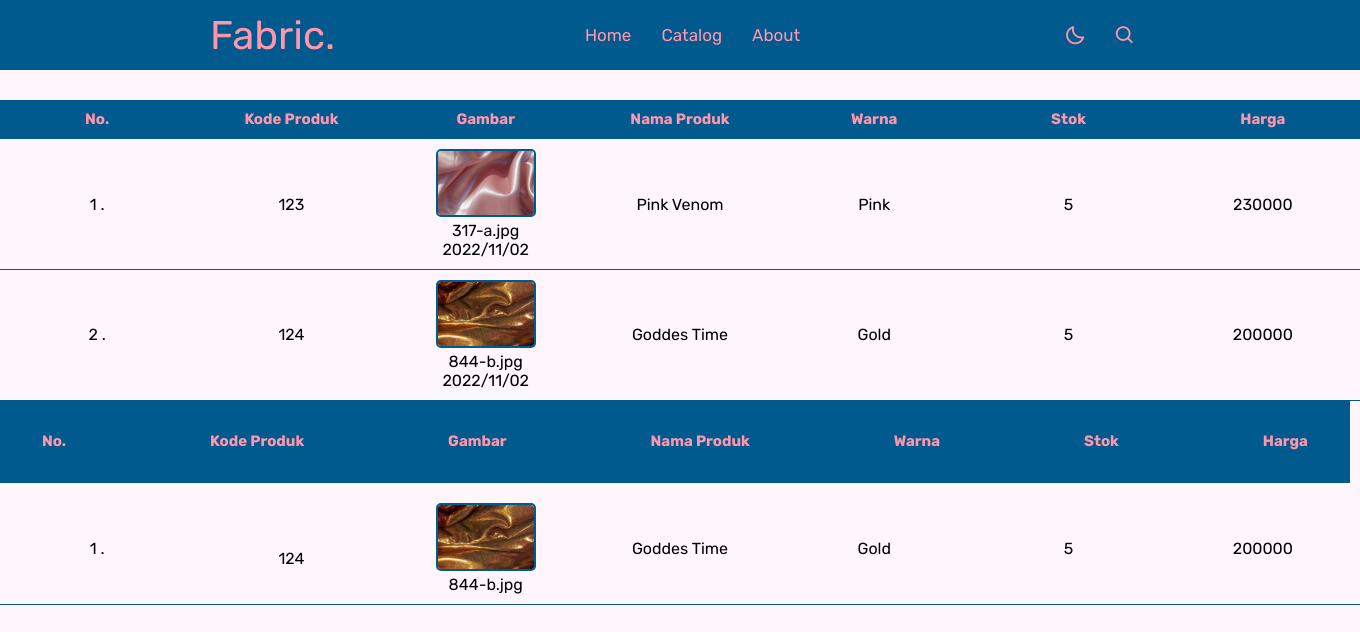
The page /menu.php?keyword=200000 (signed in) on the database its author committed.
### tables this page shows
CREATE TABLE `produk` (
  `Kode_Produk` int(5) NOT NULL,
  `Nama_Produk` varchar(255) NOT NULL,
  `Warna` text NOT NULL,
  `Stok` int(2) DEFAULT NULL,
  `Harga` int(11) NOT NULL,
  `Gambar_Produk` varchar(255) NOT NULL
);

### menu.php (the view, shortened to what this page needs)
<?php
include 'form.php';
?>
<!DOCTYPE html>
<html>
    <head>
        <link href='https://unpkg.com/boxicons@2.1.4/css/boxicons.min.css' rel='stylesheet'>
        <link rel="stylesheet" href="style.css">
        <link rel="stylesheet" href="https://stackpath.bootstrapcdn.com/font-awesome/4.7.0/css/font-awesome.min.css">
    </head>
    <body>
    <nav>
    <div class="nav-bar">
        <span class="logo"> <a href=""> Fabric. </a> </span>
        <div class ="menu">
            <ul class="nav-links">
                <li> <a href="user.php"> Home </a> </li>
                <li> <a href="menu.php"> Catalog</a> </li>
                <li> <a href="about.php"> About </a> </li>
            </ul>
        </div>
        <div class="nightday-mode">
            <div class="nightday">
                <i class='bx bx-moon moon'></i>
            </div>
            <form action="" method="GET">
            <div class="cari" >
                <div class="searchToggle">
                    <i class='bx bx-search search'></i>
                </div>
            </div>
            </form>
        </div>
    </div>
    </nav>
        <div class="table">
            <div class="table_content">
                <table>
                    <thead>
                        <th>No.</th>
                        <th>Kode Produk</th>
                        <th>Gambar</th>
                        <th>Nama Produk</th>
                        <th>Warna</th>
                        <th>Stok</th>
                        <th>Harga</th>
                    </thead>
                    <tbody>
                    <?php
                    $query = "SELECT * FROM produk ORDER BY Kode_Produk ASC";
                    $result = mysqli_query($form, $query);
                    $no = 1;
                    while($row = mysqli_fetch_assoc($result)) {
                    ?>
                        <tr>
                            <td> <?php echo $no; ?> . </td>
                            <td> <?php echo number_format ($row['Kode_Produk'], 0, ','); ?> </td>
                            <td> <img src="gambar/<?php echo $row['Gambar_Produk']; ?>"> <br> <?php echo substr($row['Gambar_Produk'], 0, 20); ?> <br> <?php echo date("Y/m/d"); ?> </td>
                            <td> <?php echo substr($row['Nama_Produk'], 0, 20); ?> </td>
                            <td> <?php echo substr($row['Warna'], 0, 20); ?> </td>
                            <td> <?php echo substr($row['Stok'], 0, 20); ?> </td>
                            <td> <?php echo substr($row['Harga'], 0, 20); ?> </td>
                        </tr>
                        <?php
                            $no++;
                                }
                    if(isset($_GET['keyword'])) {
                        $f = $_GET['keyword'];
                        $queryy = "SELECT * FROM produk WHERE CONCAT(Kode_Produk,Nama_Produk,Warna,Stok,Gambar_Produk,Harga) LIKE '%$f%'";
                        $queryy_run = mysqli_query($form, $queryy);
                        if(mysqli_num_rows($queryy_run) > 0) {
                            foreach($queryy_run as $items) {
                                ?>
                                <tr>
                                <?php
                                    $no = 1;
                                        ?>
                                    <tr style='border: 2px solid var(--warna-nav); align-items: center; top:0; background-color: var(--warna-nav); color: var(--warna-text); font-size: 15px; margin-bottom: 10px; table-layout: fixed; min-width: 1350px; border-collapse: collapse; display:flex; justify-content: space-between; align-items:center; padding: 20px;'>
                        <th style='top:0; background-color: var(--warna-nav); color: var(--warna-text); font-size: 15px; '>No.</th>
                        <th>Kode Produk</th>
                        <th>Gambar</th>
                        <th>Nama Produk</th>
                        <th>Warna</th>
                        <th>Stok</th>
                        <th>Harga</th></tr>
                                    <td> <?php echo $no; ?> . </td>
                                    <td> <br><?= $items['Kode_Produk']; ?> </td>
                                    <td> <img src="gambar/<?php echo $items['Gambar_Produk']; ?>"><br> <?php echo substr($items['Gambar_Produk'], 0, 20); ?></td>
                                    <td> <?= $items['Nama_Produk']; ?> </td>
                                    <td> <?= $items['Warna']; ?> </td>
                                    <td> <?= $items['Stok']; ?> </td>
                                    <td> <?= $items['Harga']; ?> </td>
                                </tr>
                                <?php
                            }
                        }
                    else
                    {
                        ?>
                        <tr>
                            <td colspan="7"> No Record </td>
                        </tr>
                        <?php
                    }
                }
                ?>
                    </tbody>
                </table>
            </div>
        </div>
    </body>
</html>

### style.css (style rules this page uses)
* { margin: 0px; padding: 0px; box-sizing: border-box; font-family: 'Rubik', sans-serif; }
:root { --warna-utama: #FFF5FD; --warna-nav: #005A8D; --warna-text: #FF96AD; }
body { height: 100vh; background-color: var(--warna-utama); }
nav { position: fixed; top: 0px; left: 0px; height: 70px; width: 100%; background-color: var(--warna-nav); z-index: 100; }
nav .nav-bar { position: relative; height: 100%; max-width: 1000px; width: 100%; background-color: var(--warna-nav); margin: 0px auto; padding: 0px 30px; display: flex; align-items: center; justify-content: space-between; }
nav .nav-bar .logo a { font-size: 40px; color: var(--warna-text); text-decoration: none; }
.nav-bar .nav-links { display: flex; align-items: center; }
.nav-bar .nav-links li { list-style: none; margin: 0px 5px; }
.nav-links li a { position: relative; font-size: 17px; font-weight: 400; color: var(--warna-text); padding: 10px; text-decoration: none; }
.nav-links li a ::before { content: ''; position: absolute; left: 50%; bottom: 0px; transform: translateX(50%); height: 6px; width: 6px; border-radius: 50%; background-color: var(--warna-text); opacity: 0; transition: all 0.3s ease; }
.nav-bar .nightday-mode { display: flex; align-items: center; }
.nightday-mode .nightday, .nightday-mode .searchToggle { height: 40px; width: 40px; display: flex; align-items: center; justify-content: center; margin: 0px 5px; }
.nightday i, .searchToggle i { position: absolute; font-size: 22px; cursor: pointer; color: var(--warna-text); transition: all 0.3s ease; }
.cari { position: relative; }

### menu.php (style rules this page uses)
* { margin:0; padding:0; box-sizing: border-box; }
:root { --warna-utama: #FFF5FD; --warna-nav: #005A8D; --warna-text: #FF96AD; }
body { font-family: 'Rubik', sans-serif; overflow: show; }
.table { width:100%; }
table { margin-top: 100px; margin-bottom: 100px; width:100%; table-layout: fixed; min-width: 1000px; border-collapse: collapse; }
thead th { top:0; background-color: var(--warna-nav); color: var(--warna-text); font-size: 15px; }
th,td { border-bottom: 1px solid var(--warna-nav); padding: 10px 20px; word-break:break-all; text-align:center; }
td img { width: 100px; object-fit: cover; border-radius: 5px; border: 2px solid var(--warna-nav); }

### rows shown on the page
produk: Kode_Produk "123", Gambar_Produk (picture), Gambar_Produk "317-a.jpg", Nama_Produk "Pink Venom", Warna "Pink", Stok "5", Harga "230000"
produk: Kode_Produk "124", Gambar_Produk (picture), Gambar_Produk "844-b.jpg", Nama_Produk "Goddes Time", Warna "Gold", Stok "5", Harga "200000", no "1"
